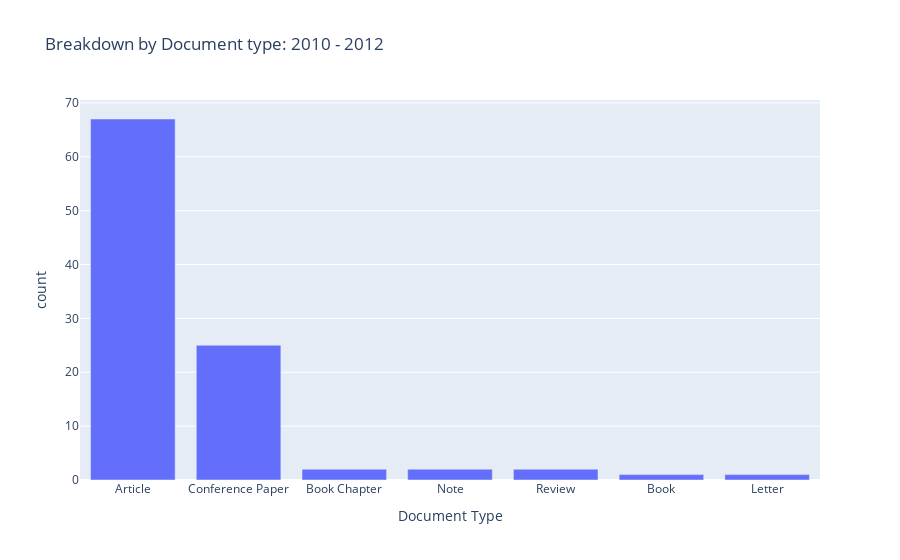

Notebook cell for this chart:
### Code cell
fig = document_type_range_BAR(startyear=2010,endyear=2012,df=df)
fig.show()

### Figure 1 — Plotly figure (JSON) as saved in the notebook; plotly's stock layout.template omitted (floating-point values rounded to 4 significant figures)
{"data": [{"alignmentgroup": "True", "hovertemplate": "Document Type=%{x}<br>count=%{y}<extra></extra>", "legendgroup": "", "marker": {"color": "#636efa", "pattern": {"shape": ""}}, "name": "", "offsetgroup": "", "orientation": "v", "showlegend": false, "textposition": "auto", "type": "bar", "x": ["Article", "Conference Paper", "Book Chapter", "Note", "Review", "Book", "Letter"], "xaxis": "x", "y": [67, 25, 2, 2, 2, 1, 1], "yaxis": "y"}], "layout": {"barmode": "relative", "legend": {"tracegroupgap": 0}, "title": {"text": "Breakdown by Document type: 2010 - 2012"}, "xaxis": {"anchor": "y", "domain": [0, 1], "title": {"text": "Document Type"}}, "yaxis": {"anchor": "x", "domain": [0, 1], "title": {"text": "count"}}}}
